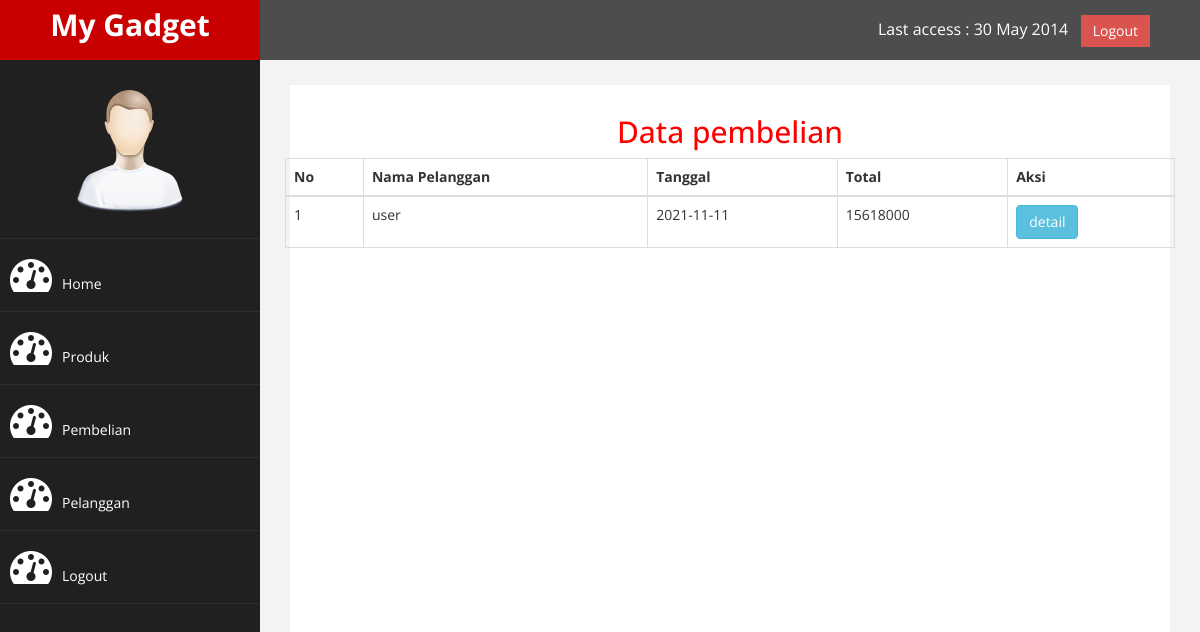
Page /admin/index.php?halaman=pembelian (signed in) on the committed database.
### tables this page shows
CREATE TABLE `pembelian` (
  `id_pembelian` int(11) NOT NULL,
  `id_pelanggan` int(11) NOT NULL,
  `id_ongkir` int(11) NOT NULL,
  `tanggal_pembelian` date NOT NULL,
  `total_pembelian` int(11) NOT NULL,
  `nama_kota` varchar(50) NOT NULL,
  `tarif` int(50) NOT NULL,
  `alamat` text NOT NULL
);

CREATE TABLE `pelanggan` (
  `id_pelanggan` int(11) NOT NULL,
  `email_pelanggan` varchar(100) NOT NULL,
  `password_pelanggan` varchar(50) NOT NULL,
  `nama_pelanggan` varchar(100) NOT NULL,
  `telepon_pelanggan` varchar(25) NOT NULL
);

### admin/pembelian.php (the view)
<center><h2>Data pembelian</h2></center>
<table class="table table-bordered">
    <thead>
        <tr>
            <th>No</th>
            <th>Nama Pelanggan</th>
            <th>Tanggal</th>
            <th>Total</th>
            <th>Aksi</th>
        </tr>
    </thead>
    <tbody>
        <?php $nomor=1;?>
        <?php $ambil=$koneksi->query("SELECT * FROM pembelian JOIN pelanggan ON pembelian.id_pelanggan=pelanggan.id_pelanggan");?>
        <?php while($pecah = $ambil->fetch_assoc()){?>
        <tr>
            <td><?php echo $nomor;?></td>
            <td><?php echo $pecah['nama_pelanggan'];?></td>
            <td><?php echo $pecah['tanggal_pembelian'];?></td>
            <td><?php echo $pecah['total_pembelian'];?></td>
            <td>
                <a href="index.php?halaman=detail&id=<?php echo $pecah['id_pembelian'];?>"
                class="btn btn-info">detail</a>
            </td>
        </tr>
        <?php $nomor++;?>
        <?php } ?>
    </tbody>
</table>

### admin/assets/css/custom.css (style rules this page uses)
body { font-family: 'Open Sans', sans-serif; }
h2 { color: #f00; }

### rows in the picture
pembelian: id_pelanggan.nama_pelanggan "user", tanggal_pembelian "2021-11-11", total_pembelian "15618000"
